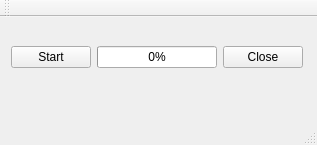
<?xml version="1.0" encoding="UTF-8"?>
<ui version="4.0">
 <class>ProgressBarWindow</class>
 <widget class="QMainWindow" name="ProgressBarWindow">
  <property name="geometry">
   <rect>
    <x>0</x>
    <y>0</y>
    <width>317</width>
    <height>145</height>
   </rect>
  </property>
  <property name="windowTitle">
   <string>ProgressBarWindow</string>
  </property>
  <widget class="QWidget" name="centralWidget">
   <widget class="QWidget" name="horizontalLayoutWidget">
    <property name="geometry">
     <rect>
      <x>0</x>
      <y>0</y>
      <width>314</width>
      <height>80</height>
     </rect>
    </property>
    <layout class="QHBoxLayout" name="horizontalLayout">
     <item>
      <widget class="QPushButton" name="pushButton">
       <property name="text">
        <string>Start</string>
       </property>
      </widget>
     </item>
     <item>
      <widget class="QProgressBar" name="progressBar">
       <property name="value">
        <number>0</number>
       </property>
      </widget>
     </item>
     <item>
      <widget class="QPushButton" name="pushButton_2">
       <property name="text">
        <string>Close</string>
       </property>
      </widget>
     </item>
    </layout>
   </widget>
  </widget>
  <widget class="QMenuBar" name="menuBar">
   <property name="geometry">
    <rect>
     <x>0</x>
     <y>0</y>
     <width>317</width>
     <height>26</height>
    </rect>
   </property>
  </widget>
  <widget class="QToolBar" name="mainToolBar">
   <attribute name="toolBarArea">
    <enum>TopToolBarArea</enum>
   </attribute>
   <attribute name="toolBarBreak">
    <bool>false</bool>
   </attribute>
  </widget>
  <widget class="QStatusBar" name="statusBar"/>
 </widget>
 <layoutdefault spacing="6" margin="11"/>
 <resources/>
 <connections/>
</ui>
